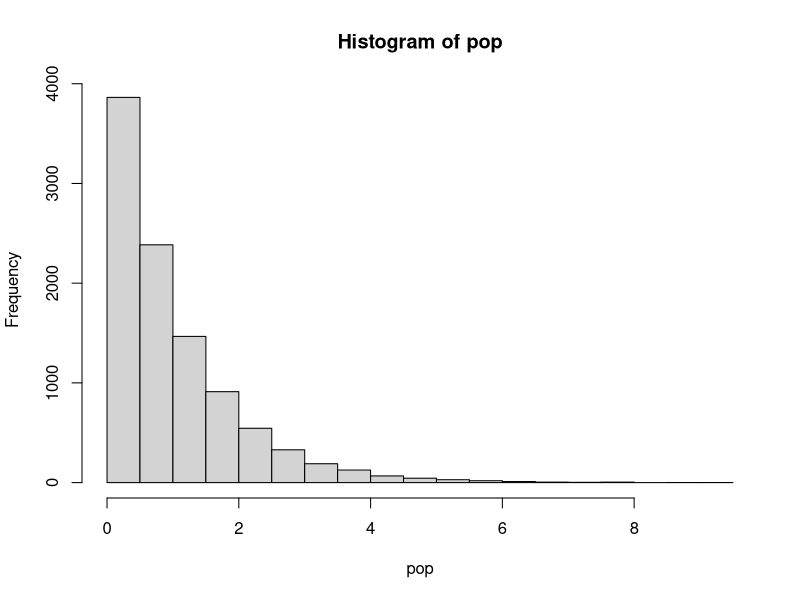

Generate this figure with R:
pop <- rexp(10000)
hist(pop)
mu <- mean(pop)
conflow <- confhigh <- c()
for(i in 1:1000){
  sm <- sample(pop, size=10)
  smconfint <- t.test(sm)$conf.int
  conflow[i] <- mu >= smconfint[2]
  confhigh[i] <- mu <= smconfint[1]
}
sum(conflow)
sum(confhigh)
